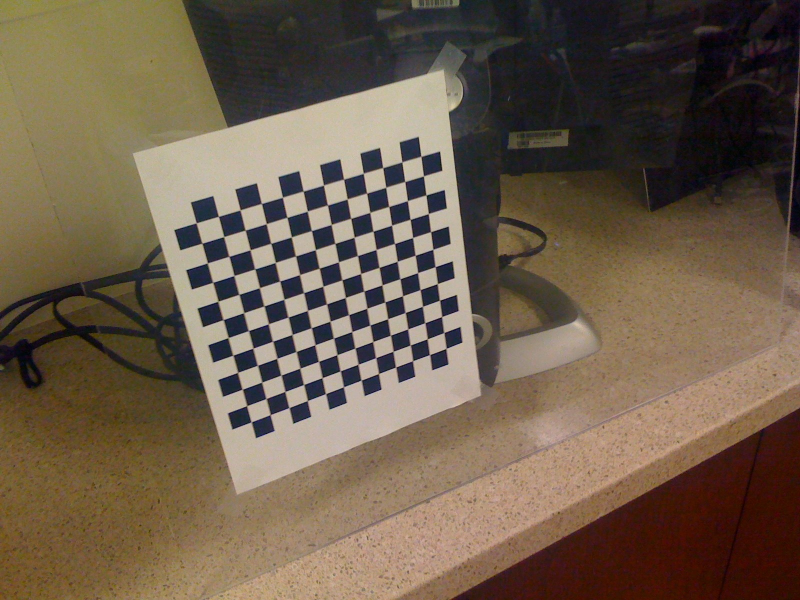
#> input picture data/IMG_0191.jpg, 1600 x 1200 px (shown at 1/2 size); its folder holds 5 pictures in this run
$ python camera.py
#> lines starting #> are read from the running program, lines starting #| are printed output that depends on the picture; after the words box and inside, x2 and y2 are one past the last pixel; in counts of white or black regions, pixels touching at a corner belong together
import cv2
import numpy as np
import glob

# 找棋盘格角点
# 棋盘格模板规格(内角点个数，内角点是和其他格子连着的点)
w = 12
h = 12

# 世界坐标系中的棋盘格点,例如(0,0,0), (1,0,0), (2,0,0) ....,(12,12,0)，去掉Z坐标，记为二维矩阵
objp = np.zeros((w * h, 3), np.float32)
objp[:, :2] = np.mgrid[0:w, 0:h].T.reshape(-1, 2)

# 储存棋盘格角点的世界坐标和图像坐标对
objpoints = []  # 在世界坐标系中的三维点
imgpoints = []  # 在图像平面的二维点

# 标定所用图像
images = glob.glob('data/*.jpg')

size = tuple()
count = 0
for fname in images:
    img = cv2.imread(fname)
#> img is the input picture: shape (1200, 1600, 3); mean B, G, R 75.3, 93, 108.9

    # 修改图像尺寸，参数依次为：输出图像，尺寸，沿x轴，y轴的缩放系数，INTER_AREA在缩小图像时效果较好
    # img = cv2.resize(img, None, fx=0.5, fy=0.5, interpolation=cv2.INTER_AREA)

    gray = cv2.cvtColor(img, cv2.COLOR_BGR2GRAY)  # 转灰度
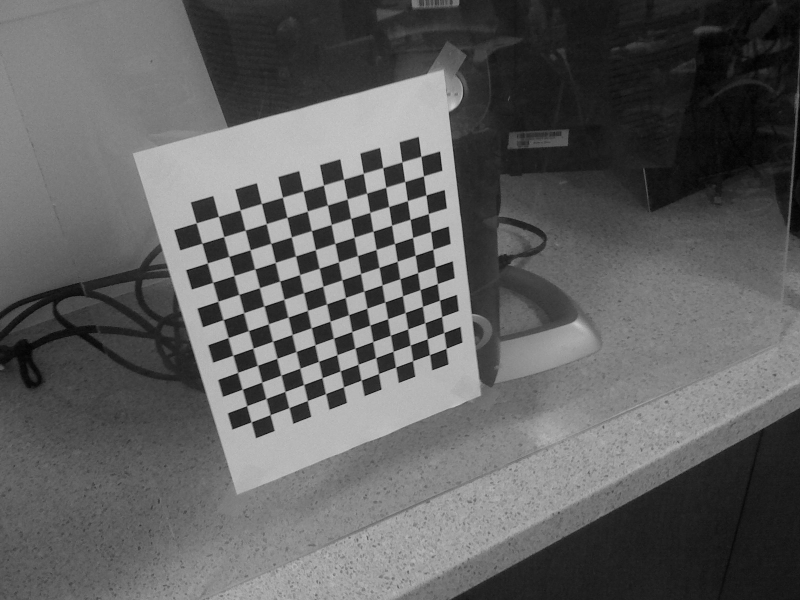
#> gray: shape (1200, 1600) (shown at 1/2 size); min 0, max 207, mean 95.7
    size = gray.shape[::-1]  # 矩阵转置
#> size = (1600, 1200)

    # 找到棋盘格角点
    # 棋盘图像(8位灰度或彩色图像)  棋盘尺寸  存放角点的位置
    ret, corners = cv2.findChessboardCorners(gray, (12, 12), None)
#> ret = True; corners = 144 rows, first 8: [392.8, 446.3], [437.7, 433.4], [480.7, 420], [524.2, 407.9], [565.3, 395.1], [607.4, 383.1], [647.5, 371], [688.3, 359.7]

    # 角点精确检测
    # criteria:角点精准化迭代过程的终止条件(阈值)
    criteria = (cv2.TERM_CRITERIA_EPS + cv2.TERM_CRITERIA_MAX_ITER, 30, 0.001)

    # 执行亚像素级角点检测
    corners2 = cv2.cornerSubPix(gray, corners, (11, 11), (-1, -1), criteria)
#> corners2 = 144 rows, first 8: [393, 446.2], [437.4, 433.2], [480.7, 420.3], [523.4, 407.5], [565.4, 394.9], [606.8, 382.8], [647.5, 370.7], [687.8, 359]

    objpoints.append(objp)
    imgpoints.append(corners2)

    # 将角点在图像上显示
    cv2.drawChessboardCorners(img, (w, h), corners2, ret)
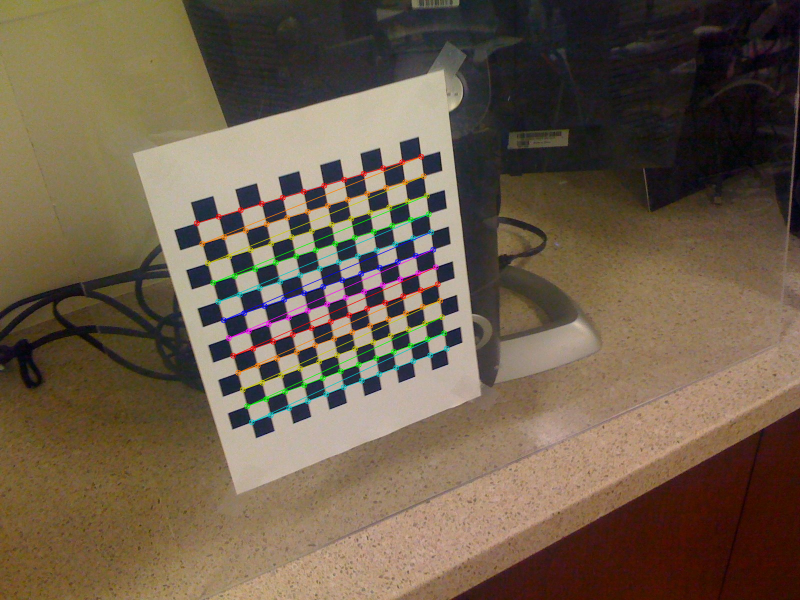
#> img: shape (1200, 1600, 3) (shown at 1/2 size); 2.04% of pixels changed, all inside (x1, y1, x2, y2) = (387, 307, 900, 851)
    cv2.imshow('findCorners', img)
    count += 1
    cv2.imwrite('dataprocess/' + '%d.jpg' % (count), img)
    cv2.waitKey(1000)
#> pass 2 of the loop `for fname in images:`:
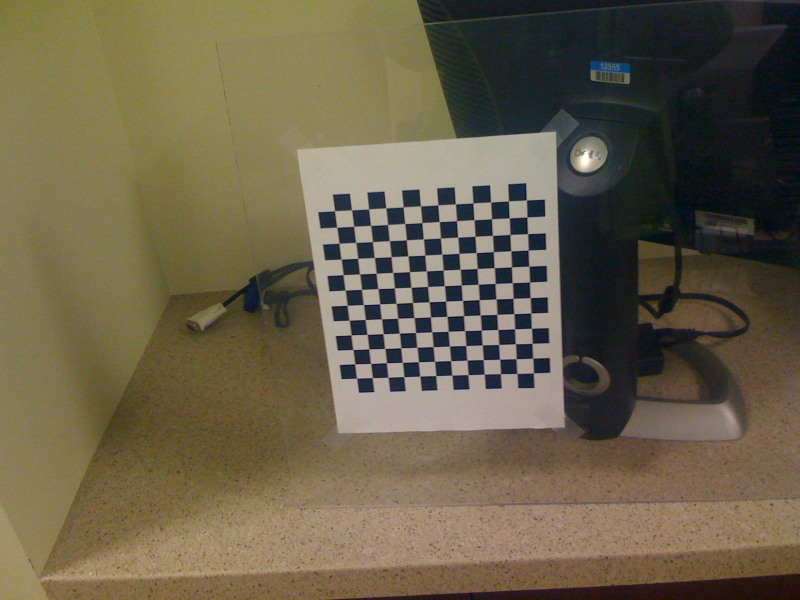
#> input picture data/IMG_0192.jpg, 1600 x 1200 px (shown at 1/2 size)
#> img is the input picture: shape (1200, 1600, 3); mean B, G, R 73.6, 95.8, 105.6
#> `gray = cv2.cvtColor(img, cv2.COLOR_BGR2GRAY)`:
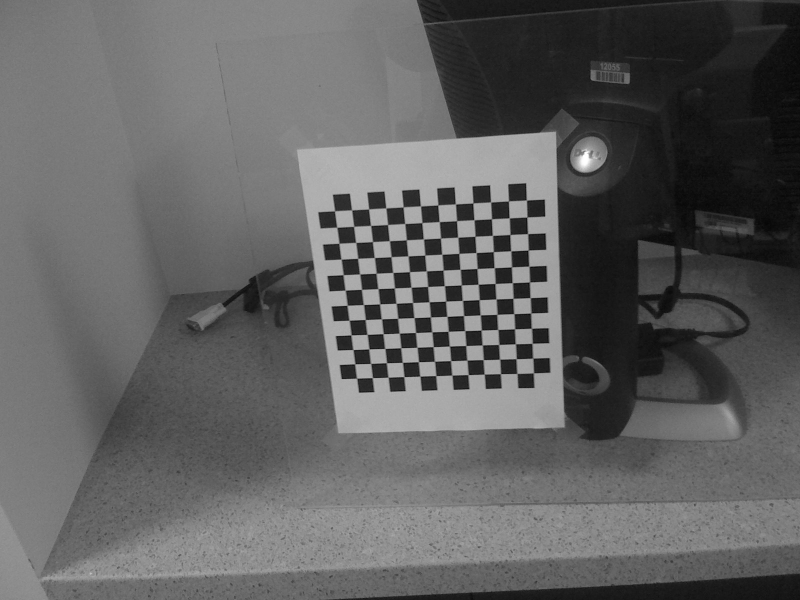
#> gray: shape (1200, 1600) (shown at 1/2 size); min 0, max 255, mean 96.2
#> corners = 144 rows, first 8: [669.6, 422.6], [704.3, 421.4], [737.9, 418.4], [772.6, 416.8], [806.3, 414.7], [841.3, 412.3], [876.2, 410.6], [911.7, 408.8]
#> corners2 = 144 rows, first 8: [669.6, 422.3], [703.7, 420.4], [737.7, 418.5], [772.2, 416.4], [806.6, 414.4], [841.4, 412.5], [876.1, 410.5], [911.3, 408.5]
#> `cv2.drawChessboardCorners(img, (w, h), corners2, ret)`:
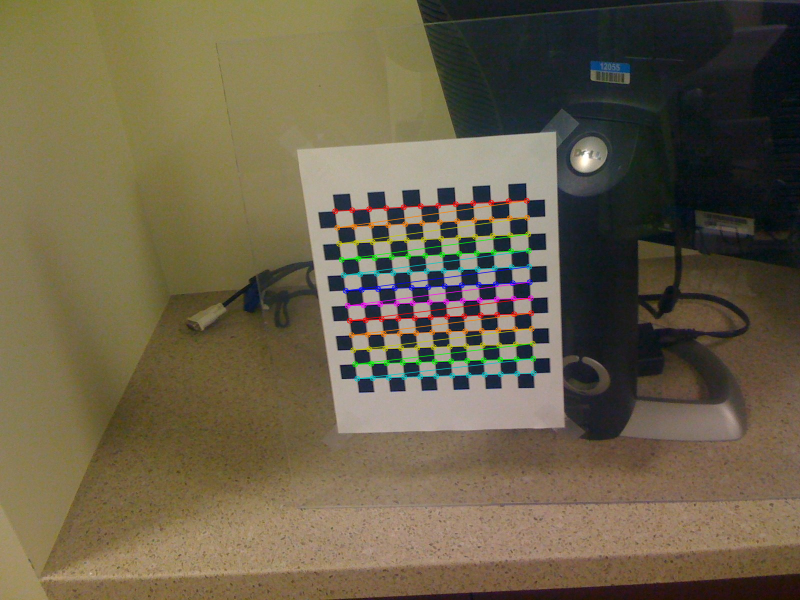
#> img: shape (1200, 1600, 3) (shown at 1/2 size); 1.85% of pixels changed, all inside (x1, y1, x2, y2) = (664, 395, 1074, 764)
#> pass 3 of the loop `for fname in images:`:
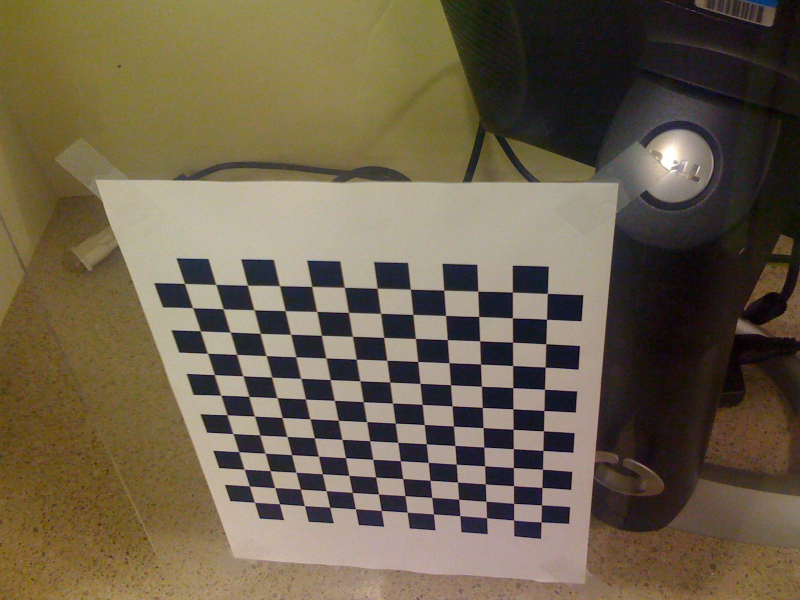
#> input picture data/IMG_0193.jpg, 1600 x 1200 px (shown at 1/2 size)
#> img is the input picture: shape (1200, 1600, 3); mean B, G, R 75.3, 96, 108.2
#> `gray = cv2.cvtColor(img, cv2.COLOR_BGR2GRAY)`:
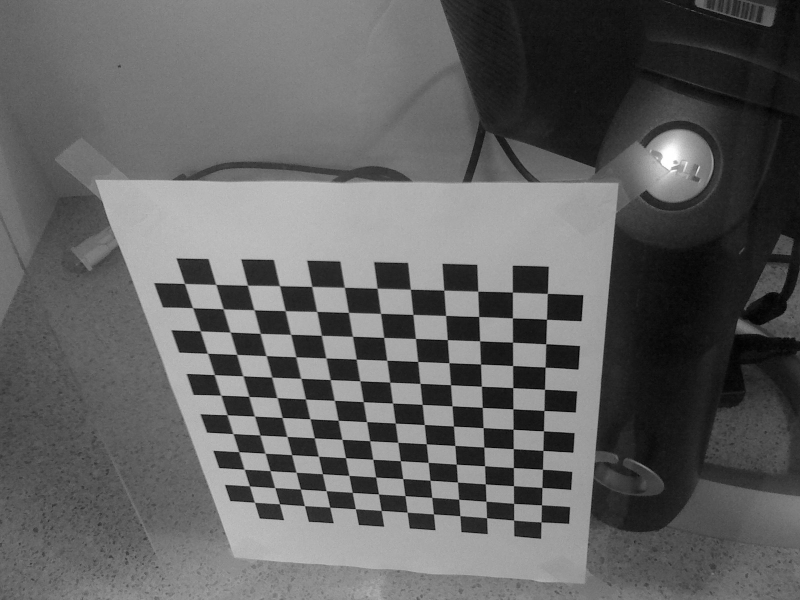
#> gray: shape (1200, 1600) (shown at 1/2 size); min 0, max 255, mean 97.3
#> corners = 144 rows, first 8: [369.1, 567.6], [432.8, 569.6], [494.7, 571.2], [559.8, 572.1], [623.7, 573.9], [689.7, 575.3], [754.4, 577.1], [821.3, 579.2]
#> corners2 = 144 rows, first 8: [369.4, 567.5], [432.1, 569.4], [495.4, 571], [559.6, 572], [624.1, 573.5], [689.2, 575.2], [754.7, 577.1], [821.3, 579.1]
#> `cv2.drawChessboardCorners(img, (w, h), corners2, ret)`:
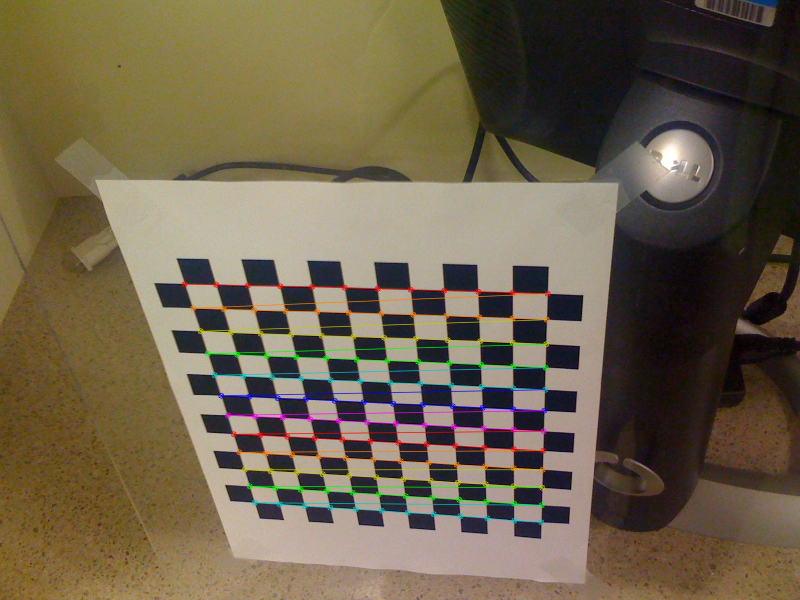
#> img: shape (1200, 1600, 3) (shown at 1/2 size); 2.83% of pixels changed, all inside (x1, y1, x2, y2) = (363, 562, 1102, 1051)
#> the loop made 5 passes; the first 3 are shown

"""
标定、去畸变:
输入：世界坐标系里的位置 像素坐标 图像的像素尺寸大小 3*3矩阵，相机内参数矩阵 畸变矩阵
输出：标定结果 相机的内参数矩阵 畸变系数 旋转矩阵 平移向量
"""

ret, mtx, dist, rvecs, tvecs = cv2.calibrateCamera(objpoints, imgpoints, size, None, None)

# mtx：内参数矩阵
# dist：畸变系数
# rvecs：旋转向量 （外参数）
# tvecs ：平移向量 （外参数）
print("ret:", ret)
print("内参数矩阵:\n", mtx, '\n')
print("畸变系数:\n", dist, '\n')
print("旋转向量(外参数):\n", rvecs, '\n')
print("平移向量(外参数):\n", tvecs, '\n')

# 去畸变
img2 = cv2.imread('data/IMG_0191.jpg')
h, w = img2.shape[:2]
#> h = 1200; w = 1600

# 我们还可以使用cv.getOptimalNewCameraMatrix()优化内参数和畸变系数，
# 通过设定自由自由比例因子alpha。当alpha设为0的时候，
# 将会返回一个剪裁过的将去畸变后不想要的像素去掉的内参数和畸变系数；
# 当alpha设为1的时候，将会返回一个包含额外黑色像素点的内参数和畸变系数，并返回一个ROI用于将其剪裁掉
newcameramtx, roi = cv2.getOptimalNewCameraMatrix(mtx, dist, (w, h), 0, (w, h))  # 自由比例参数

dst = cv2.undistort(img2, mtx, dist, None, newcameramtx)
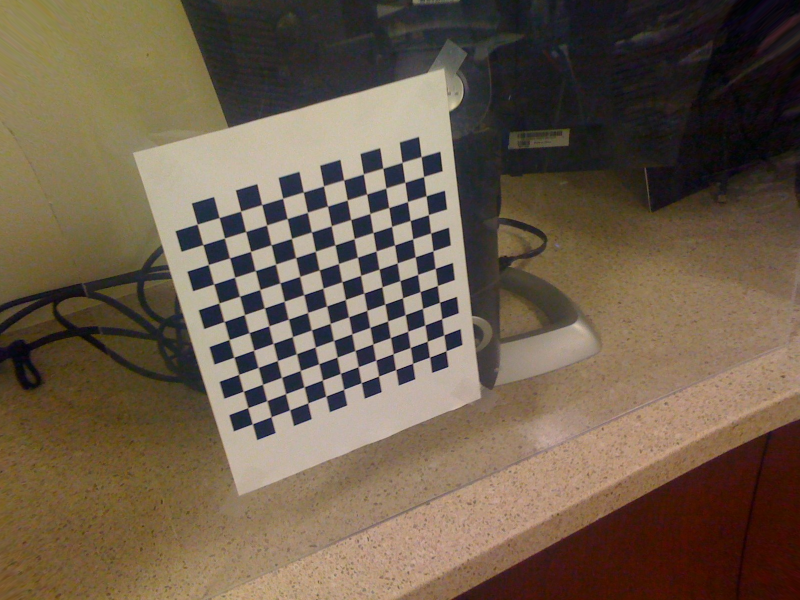
#> dst: shape (1200, 1600, 3) (shown at 1/2 size); mean B, G, R 75.3, 92.9, 108.8
# 根据前面ROI区域裁剪图片
x, y, w, h = roi
dst = dst[y:y + h, x:x + w]
#> dst: shape (1199, 1599, 3)
cv2.imwrite('calibresult.jpg', dst)

# 反投影误差
# 通过反投影误差，我们可以来评估结果的好坏。越接近0，说明结果越理想。
total_error = 0
for i in range(len(objpoints)):
    imgpoints2, _ = cv2.projectPoints(objpoints[i], rvecs[i], tvecs[i], mtx, dist)
    error = cv2.norm(imgpoints[i], imgpoints2, cv2.NORM_L2) / len(imgpoints2)
    total_error += error
print("total error: ", total_error / len(objpoints))
